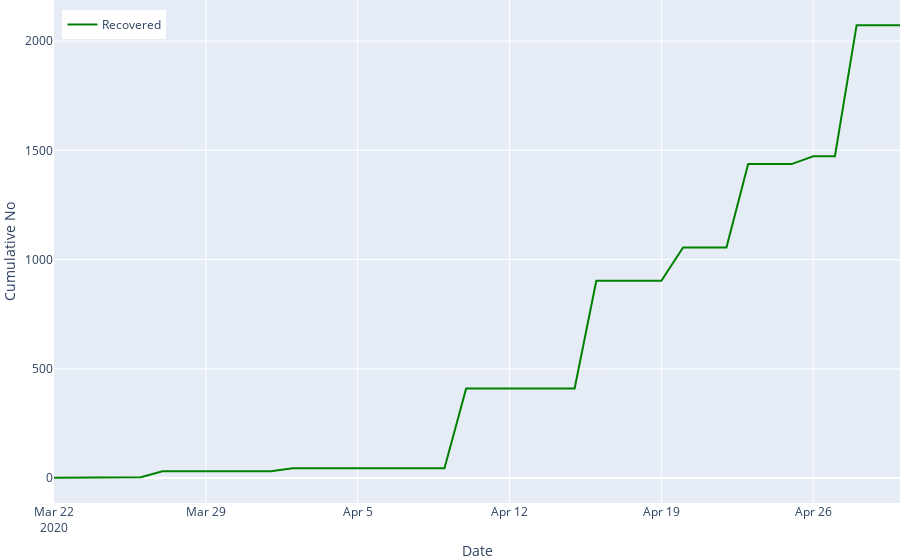

Source (notebook cell):
### Code cell
fig_cum_recovered = px.line(cum_recovered, x='date', y='cum_recovered')

fig_cum_recovered.update_layout(
    title="",
    xaxis_title="Date",
    yaxis_title="Cumulative No",
    hovermode= 'x',
    legend=dict(x=0.01, y=.98),
    xaxis=dict(fixedrange=True),
    yaxis=dict(fixedrange=True),
    margin=empty_margin_dict,
)

fig_cum_recovered.update_traces(mode='lines', showlegend=True, line = {'color': 'green'})

fig_cum_recovered.data[0].name = "Recovered"
fig_cum_recovered.data[0].hoverlabel.namelength = 0

fig_cum_recovered.data[0].hovertemplate = '%{y}'
fig_cum_recovered.show(config = dict(displayModeBar=False))

### Figure 1 — Plotly figure (JSON) as saved in the notebook; plotly's stock layout.template omitted (floating-point values rounded to 4 significant figures)
{"data": [{"hoverlabel": {"namelength": 0}, "hovertemplate": "%{y}", "legendgroup": "", "line": {"color": "green", "dash": "solid"}, "mode": "lines", "name": "Recovered", "showlegend": true, "type": "scatter", "x": ["2020-03-22T00:00:00", "2020-03-23T00:00:00", "2020-03-24T00:00:00", "2020-03-25T00:00:00", "2020-03-26T00:00:00", "2020-03-27T00:00:00", "2020-03-28T00:00:00", "2020-03-29T00:00:00", "2020-03-30T00:00:00", "2020-03-31T00:00:00", "2020-04-01T00:00:00", "2020-04-02T00:00:00", "2020-04-03T00:00:00", "2020-04-04T00:00:00", "2020-04-05T00:00:00", "2020-04-06T00:00:00", "2020-04-07T00:00:00", "2020-04-08T00:00:00", "2020-04-09T00:00:00", "2020-04-10T00:00:00", "2020-04-11T00:00:00", "2020-04-12T00:00:00", "2020-04-13T00:00:00", "2020-04-14T00:00:00", "2020-04-15T00:00:00", "2020-04-16T00:00:00", "2020-04-17T00:00:00", "2020-04-18T00:00:00", "2020-04-19T00:00:00", "2020-04-20T00:00:00", "2020-04-21T00:00:00", "2020-04-22T00:00:00", "2020-04-23T00:00:00", "2020-04-24T00:00:00", "2020-04-25T00:00:00", "2020-04-26T00:00:00", "2020-04-27T00:00:00", "2020-04-28T00:00:00", "2020-04-29T00:00:00", "2020-04-30T00:00:00"], "xaxis": "x", "y": [1, 1, 2, 4, 4, 31, 31, 31, 31, 31, 31, 45, 45, 45, 45, 45, 45, 45, 45, 410, 410, 410, 410, 410, 410, 903, 903, 903, 903, 1055, 1055, 1055, 1437, 1437, 1437, 1473, 1473, 2073, 2073, 2073], "yaxis": "y"}], "layout": {"hovermode": "x", "legend": {"tracegroupgap": 0, "x": 0.01, "y": 0.98}, "margin": {"b": 0, "l": 0, "r": 0, "t": 0}, "title": {"text": ""}, "xaxis": {"anchor": "y", "domain": [0, 1], "fixedrange": true, "title": {"text": "Date"}}, "yaxis": {"anchor": "x", "domain": [0, 1], "fixedrange": true, "title": {"text": "Cumulative No"}}}}
